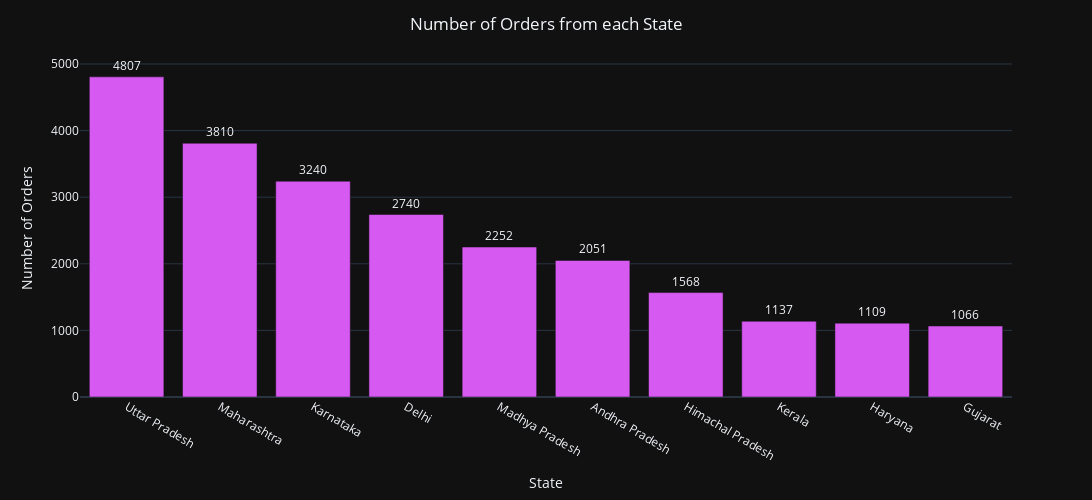

Here is the notebook cell this chart was saved with:
### Markdown cell above
### top 10 sum of orders by states

### Code cell
#finding top 10 sates with most orders in descending order
sales_state = data.groupby('State')['Orders'].sum().reset_index().sort_values(by = 'Orders', ascending = False).head(10)
fig = px.bar(sales_state, x = 'State', y = 'Orders', color_discrete_sequence = ['#D659F1'], text = 'Orders')
fig.update_layout(title_text = 'Number of Orders from each State', xaxis_title = 'State', yaxis_title = 'Number of Orders', template = 'plotly_dark', title_x = 0.5, height = 500, width = 1150)
fig.update_traces(textposition = 'outside')
fig.show()

### Figure 1 — Plotly figure (JSON) as saved in the notebook; plotly's stock layout.template omitted (floating-point values rounded to 4 significant figures)
{"data": [{"alignmentgroup": "True", "hovertemplate": "State=%{x}<br>Orders=%{text}<extra></extra>", "legendgroup": "", "marker": {"color": "#D659F1", "pattern": {"shape": ""}}, "name": "", "offsetgroup": "", "orientation": "v", "showlegend": false, "text": [4807, 3810, 3240, 2740, 2252, 2051, 1568, 1137, 1109, 1066], "textposition": "outside", "type": "bar", "x": ["Uttar Pradesh", "Maharashtra", "Karnataka", "Delhi", "Madhya Pradesh", "Andhra Pradesh", "Himachal Pradesh", "Kerala", "Haryana", "Gujarat"], "xaxis": "x", "y": [4807, 3810, 3240, 2740, 2252, 2051, 1568, 1137, 1109, 1066], "yaxis": "y"}], "layout": {"barmode": "relative", "height": 500, "legend": {"tracegroupgap": 0}, "margin": {"t": 60}, "title": {"text": "Number of Orders from each State", "x": 0.5}, "width": 1150, "xaxis": {"anchor": "y", "domain": [0, 1], "title": {"text": "State"}}, "yaxis": {"anchor": "x", "domain": [0, 1], "title": {"text": "Number of Orders"}}}}
